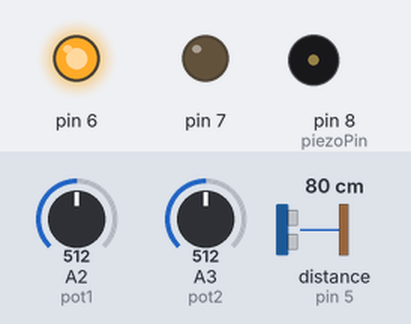
A sketch run on a simulated Arduino Uno, built with avr-gcc and run on an emulated ATmega328P. On the bench: output pins drawn as LEDs (lit = HIGH), buzzer (waves = sounding). Dashed ring = blinking. The test bench sets the inputs (shaded band); at power-on: distance to the obstacle (sensor on pin 5) 80 cm, A2 (pot1) = 512, A3 (pot2) = 512.

Above: at 3.2 s.
3.3 s: distance to the obstacle (sensor on pin 5) set to 2 cm
At 4.2 s:
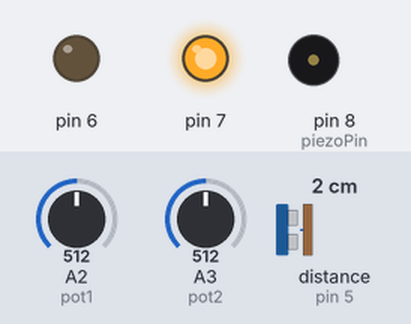
5.8 s: A2 (pot1) set to 122
8.3 s: A3 (pot2) set to 214
10.0 s: A3 (pot2) set to 189
At 10.6 s:
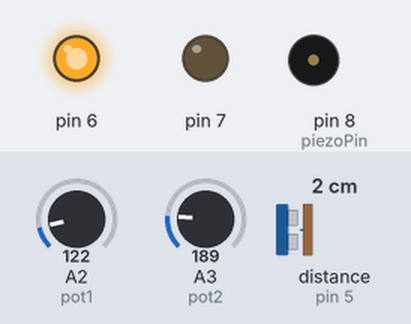
11.5 s: A3 (pot2) set to 306
At 12.3 s:
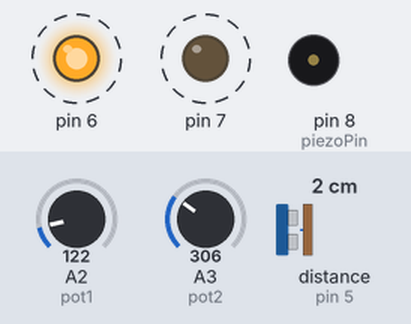
14.5 s: A3 (pot2) set to 122
At 15.1 s:
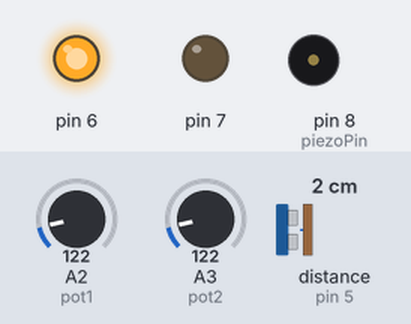
Timing chart, 0 to 17.0 s (numbered marks = the images above; inputs shaded):
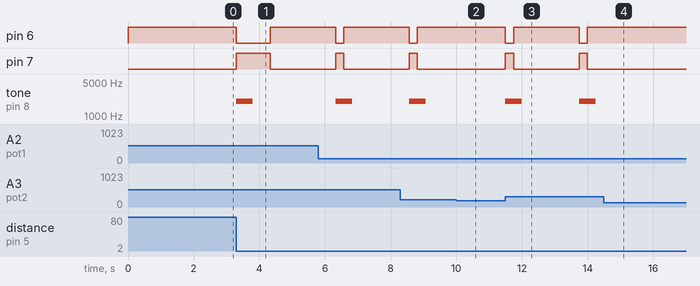

Measured:
- the behaviour switches between 200 and 199 on A3 (pot2) (found by bisection; images 1 and 2)
- after the input at 3.3 s, pin 6: HIGH → LOW at once, → HIGH 1.0 s later; pin 7: LOW → HIGH at once, → LOW 1.0 s later; tone on pin 8 (piezoPin): silent → 2000 Hz at once, → silent 0.50 s later
- after the input at 10.0 s, pin 6: stays HIGH (without the input it goes to LOW after 0.82 s); pin 7: stays LOW (without the input it goes to HIGH after 0.82 s); tone on pin 8 (piezoPin): stays silent (without the input it goes to 2000 Hz after 0.82 s)
- after the input at 11.5 s, pin 6: alternates HIGH for 2.0 s and LOW for 0.24 s, starting at once; pin 7: alternates HIGH for 0.24 s and LOW for 2.0 s, starting at once; tone on pin 8 (piezoPin): alternates 2000 Hz for 0.50 s and silent for 1.7 s, starting at once
- after the input at 14.5 s, pin 6: stays HIGH (without the input it goes to LOW after 1.5 s); pin 7: stays LOW (without the input it goes to HIGH after 1.5 s); tone on pin 8 (piezoPin): stays silent (without the input it goes to 2000 Hz after 1.5 s)

The sketch:

sanitizer.ino
```cpp
#include <Ultrasonic.h>

Ultrasonic ultrasonic(4, 5);

int pot1 = 2;
int pot2 = 3;
int piezoPin = 8;
int distance;
int t_distance;
int pump_delay;

void setup() {
  pinMode(6, OUTPUT);
  pinMode(7, OUTPUT);
  digitalWrite(6, HIGH);
  delay(2000);
}

void loop() {

  pump_delay = analogRead(pot1);
  if (pump_delay == 0)
    pump_delay = 300;

  t_distance = analogRead(pot2);
  if (t_distance == 0)
    t_distance = 8;
  else
    t_distance = t_distance / 100;

  distance = ultrasonic.read();
  if(distance <= t_distance)
  {
    digitalWrite(6, LOW);
    digitalWrite(7, HIGH);
    tone( 8, 2000, 500);
    delay(pump_delay*2);
    digitalWrite(6, HIGH);
    digitalWrite(7, LOW);
    delay(2000);
  }

}
```
